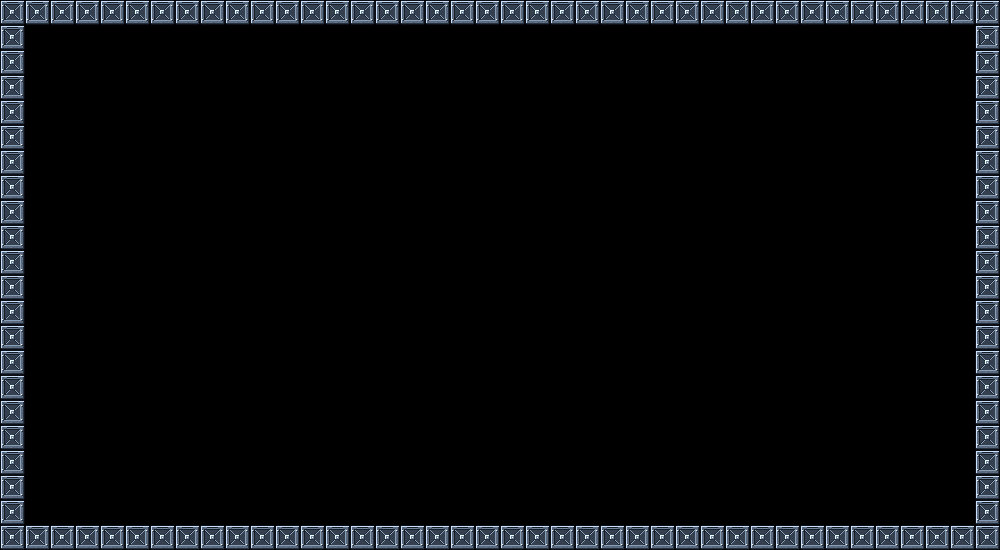

A level layout from a 2D game, rendered from its tile map. Below: a short description, then the map file with its tile-grid data intact:
An orthogonal 40x22 tile map with 25x25 px tiles, 4 tile layers (Fondo, Plataformas, Peligros, Decoracion).

<map version="1.10" tiledversion="1.10.2" orientation="orthogonal" renderorder="right-down" width="40" height="22" tilewidth="25" tileheight="25" infinite="0" nextlayerid="5" nextobjectid="1">
 <tileset firstgid="1" source="nivel4_metal.tsx" />
 <layer id="1" name="Fondo" width="40" height="22">
  <data encoding="csv">
0,0,0,0,0,0,0,0,0,0,0,0,0,0,0,0,0,0,0,0,0,0,0,0,0,0,0,0,0,0,0,0,0,0,0,0,0,0,0,0,
0,0,0,0,0,0,0,0,0,0,0,0,0,0,0,0,0,0,0,0,0,0,0,0,0,0,0,0,0,0,0,0,0,0,0,0,0,0,0,0,
0,0,0,0,0,0,0,0,0,0,0,0,0,0,0,0,0,0,0,0,0,0,0,0,0,0,0,0,0,0,0,0,0,0,0,0,0,0,0,0,
0,0,0,0,0,0,0,0,0,0,0,0,0,0,0,0,0,0,0,0,0,0,0,0,0,0,0,0,0,0,0,0,0,0,0,0,0,0,0,0,
0,0,0,0,0,0,0,0,0,0,0,0,0,0,0,0,0,0,0,0,0,0,0,0,0,0,0,0,0,0,0,0,0,0,0,0,0,0,0,0,
0,0,0,0,0,0,0,0,0,0,0,0,0,0,0,0,0,0,0,0,0,0,0,0,0,0,0,0,0,0,0,0,0,0,0,0,0,0,0,0,
0,0,0,0,0,0,0,0,0,0,0,0,0,0,0,0,0,0,0,0,0,0,0,0,0,0,0,0,0,0,0,0,0,0,0,0,0,0,0,0,
0,0,0,0,0,0,0,0,0,0,0,0,0,0,0,0,0,0,0,0,0,0,0,0,0,0,0,0,0,0,0,0,0,0,0,0,0,0,0,0,
0,0,0,0,0,0,0,0,0,0,0,0,0,0,0,0,0,0,0,0,0,0,0,0,0,0,0,0,0,0,0,0,0,0,0,0,0,0,0,0,
0,0,0,0,0,0,0,0,0,0,0,0,0,0,0,0,0,0,0,0,0,0,0,0,0,0,0,0,0,0,0,0,0,0,0,0,0,0,0,0,
0,0,0,0,0,0,0,0,0,0,0,0,0,0,0,0,0,0,0,0,0,0,0,0,0,0,0,0,0,0,0,0,0,0,0,0,0,0,0,0,
0,0,0,0,0,0,0,0,0,0,0,0,0,0,0,0,0,0,0,0,0,0,0,0,0,0,0,0,0,0,0,0,0,0,0,0,0,0,0,0,
0,0,0,0,0,0,0,0,0,0,0,0,0,0,0,0,0,0,0,0,0,0,0,0,0,0,0,0,0,0,0,0,0,0,0,0,0,0,0,0,
0,0,0,0,0,0,0,0,0,0,0,0,0,0,0,0,0,0,0,0,0,0,0,0,0,0,0,0,0,0,0,0,0,0,0,0,0,0,0,0,
0,0,0,0,0,0,0,0,0,0,0,0,0,0,0,0,0,0,0,0,0,0,0,0,0,0,0,0,0,0,0,0,0,0,0,0,0,0,0,0,
0,0,0,0,0,0,0,0,0,0,0,0,0,0,0,0,0,0,0,0,0,0,0,0,0,0,0,0,0,0,0,0,0,0,0,0,0,0,0,0,
0,0,0,0,0,0,0,0,0,0,0,0,0,0,0,0,0,0,0,0,0,0,0,0,0,0,0,0,0,0,0,0,0,0,0,0,0,0,0,0,
0,0,0,0,0,0,0,0,0,0,0,0,0,0,0,0,0,0,0,0,0,0,0,0,0,0,0,0,0,0,0,0,0,0,0,0,0,0,0,0,
0,0,0,0,0,0,0,0,0,0,0,0,0,0,0,0,0,0,0,0,0,0,0,0,0,0,0,0,0,0,0,0,0,0,0,0,0,0,0,0,
0,0,0,0,0,0,0,0,0,0,0,0,0,0,0,0,0,0,0,0,0,0,0,0,0,0,0,0,0,0,0,0,0,0,0,0,0,0,0,0,
0,0,0,0,0,0,0,0,0,0,0,0,0,0,0,0,0,0,0,0,0,0,0,0,0,0,0,0,0,0,0,0,0,0,0,0,0,0,0,0,
0,0,0,0,0,0,0,0,0,0,0,0,0,0,0,0,0,0,0,0,0,0,0,0,0,0,0,0,0,0,0,0,0,0,0,0,0,0,0,0
  </data>
 </layer>
 <layer id="2" name="Plataformas" width="40" height="22">
  <data encoding="csv">
1,1,1,1,1,1,1,1,1,1,1,1,1,1,1,1,1,1,1,1,1,1,1,1,1,1,1,1,1,1,1,1,1,1,1,1,1,1,1,1,
1,0,0,0,0,0,0,0,0,0,0,0,0,0,0,0,0,0,0,0,0,0,0,0,0,0,0,0,0,0,0,0,0,0,0,0,0,0,0,1,
1,0,0,0,0,0,0,0,0,0,0,0,0,0,0,0,0,0,0,0,0,0,0,0,0,0,0,0,0,0,0,0,0,0,0,0,0,0,0,1,
1,0,0,0,0,0,0,0,0,0,0,0,0,0,0,0,0,0,0,0,0,0,0,0,0,0,0,0,0,0,0,0,0,0,0,0,0,0,0,1,
1,0,0,0,0,0,0,0,0,0,0,0,0,0,0,0,0,0,0,0,0,0,0,0,0,0,0,0,0,0,0,0,0,0,0,0,0,0,0,1,
1,0,0,0,0,0,0,0,0,0,0,0,0,0,0,0,0,0,0,0,0,0,0,0,0,0,0,0,0,0,0,0,0,0,0,0,0,0,0,1,
1,0,0,0,0,0,0,0,0,0,0,0,0,0,0,0,0,0,0,0,0,0,0,0,0,0,0,0,0,0,0,0,0,0,0,0,0,0,0,1,
1,0,0,0,0,0,0,0,0,0,0,0,0,0,0,0,0,0,0,0,0,0,0,0,0,0,0,0,0,0,0,0,0,0,0,0,0,0,0,1,
1,0,0,0,0,0,0,0,0,0,0,0,0,0,0,0,0,0,0,0,0,0,0,0,0,0,0,0,0,0,0,0,0,0,0,0,0,0,0,1,
1,0,0,0,0,0,0,0,0,0,0,0,0,0,0,0,0,0,0,0,0,0,0,0,0,0,0,0,0,0,0,0,0,0,0,0,0,0,0,1,
1,0,0,0,0,0,0,0,0,0,0,0,0,0,0,0,0,0,0,0,0,0,0,0,0,0,0,0,0,0,0,0,0,0,0,0,0,0,0,1,
1,0,0,0,0,0,0,0,0,0,0,0,0,0,0,0,0,0,0,0,0,0,0,0,0,0,0,0,0,0,0,0,0,0,0,0,0,0,0,1,
1,0,0,0,0,0,0,0,0,0,0,0,0,0,0,0,0,0,0,0,0,0,0,0,0,0,0,0,0,0,0,0,0,0,0,0,0,0,0,1,
1,0,0,0,0,0,0,0,0,0,0,0,0,0,0,0,0,0,0,0,0,0,0,0,0,0,0,0,0,0,0,0,0,0,0,0,0,0,0,1,
1,0,0,0,0,0,0,0,0,0,0,0,0,0,0,0,0,0,0,0,0,0,0,0,0,0,0,0,0,0,0,0,0,0,0,0,0,0,0,1,
1,0,0,0,0,0,0,0,0,0,0,0,0,0,0,0,0,0,0,0,0,0,0,0,0,0,0,0,0,0,0,0,0,0,0,0,0,0,0,1,
1,0,0,0,0,0,0,0,0,0,0,0,0,0,0,0,0,0,0,0,0,0,0,0,0,0,0,0,0,0,0,0,0,0,0,0,0,0,0,1,
1,0,0,0,0,0,0,0,0,0,0,0,0,0,0,0,0,0,0,0,0,0,0,0,0,0,0,0,0,0,0,0,0,0,0,0,0,0,0,1,
1,0,0,0,0,0,0,0,0,0,0,0,0,0,0,0,0,0,0,0,0,0,0,0,0,0,0,0,0,0,0,0,0,0,0,0,0,0,0,1,
1,0,0,0,0,0,0,0,0,0,0,0,0,0,0,0,0,0,0,0,0,0,0,0,0,0,0,0,0,0,0,0,0,0,0,0,0,0,0,1,
1,0,0,0,0,0,0,0,0,0,0,0,0,0,0,0,0,0,0,0,0,0,0,0,0,0,0,0,0,0,0,0,0,0,0,0,0,0,0,1,
1,1,1,1,1,1,1,1,1,1,1,1,1,1,1,1,1,1,1,1,1,1,1,1,1,1,1,1,1,1,1,1,1,1,1,1,1,1,1,1
  </data>
 </layer>
 <layer id="3" name="Peligros" width="40" height="22">
  <data encoding="csv">
0,0,0,0,0,0,0,0,0,0,0,0,0,0,0,0,0,0,0,0,0,0,0,0,0,0,0,0,0,0,0,0,0,0,0,0,0,0,0,0,
0,0,0,0,0,0,0,0,0,0,0,0,0,0,0,0,0,0,0,0,0,0,0,0,0,0,0,0,0,0,0,0,0,0,0,0,0,0,0,0,
0,0,0,0,0,0,0,0,0,0,0,0,0,0,0,0,0,0,0,0,0,0,0,0,0,0,0,0,0,0,0,0,0,0,0,0,0,0,0,0,
0,0,0,0,0,0,0,0,0,0,0,0,0,0,0,0,0,0,0,0,0,0,0,0,0,0,0,0,0,0,0,0,0,0,0,0,0,0,0,0,
0,0,0,0,0,0,0,0,0,0,0,0,0,0,0,0,0,0,0,0,0,0,0,0,0,0,0,0,0,0,0,0,0,0,0,0,0,0,0,0,
0,0,0,0,0,0,0,0,0,0,0,0,0,0,0,0,0,0,0,0,0,0,0,0,0,0,0,0,0,0,0,0,0,0,0,0,0,0,0,0,
0,0,0,0,0,0,0,0,0,0,0,0,0,0,0,0,0,0,0,0,0,0,0,0,0,0,0,0,0,0,0,0,0,0,0,0,0,0,0,0,
0,0,0,0,0,0,0,0,0,0,0,0,0,0,0,0,0,0,0,0,0,0,0,0,0,0,0,0,0,0,0,0,0,0,0,0,0,0,0,0,
0,0,0,0,0,0,0,0,0,0,0,0,0,0,0,0,0,0,0,0,0,0,0,0,0,0,0,0,0,0,0,0,0,0,0,0,0,0,0,0,
0,0,0,0,0,0,0,0,0,0,0,0,0,0,0,0,0,0,0,0,0,0,0,0,0,0,0,0,0,0,0,0,0,0,0,0,0,0,0,0,
0,0,0,0,0,0,0,0,0,0,0,0,0,0,0,0,0,0,0,0,0,0,0,0,0,0,0,0,0,0,0,0,0,0,0,0,0,0,0,0,
0,0,0,0,0,0,0,0,0,0,0,0,0,0,0,0,0,0,0,0,0,0,0,0,0,0,0,0,0,0,0,0,0,0,0,0,0,0,0,0,
0,0,0,0,0,0,0,0,0,0,0,0,0,0,0,0,0,0,0,0,0,0,0,0,0,0,0,0,0,0,0,0,0,0,0,0,0,0,0,0,
0,0,0,0,0,0,0,0,0,0,0,0,0,0,0,0,0,0,0,0,0,0,0,0,0,0,0,0,0,0,0,0,0,0,0,0,0,0,0,0,
0,0,0,0,0,0,0,0,0,0,0,0,0,0,0,0,0,0,0,0,0,0,0,0,0,0,0,0,0,0,0,0,0,0,0,0,0,0,0,0,
0,0,0,0,0,0,0,0,0,0,0,0,0,0,0,0,0,0,0,0,0,0,0,0,0,0,0,0,0,0,0,0,0,0,0,0,0,0,0,0,
0,0,0,0,0,0,0,0,0,0,0,0,0,0,0,0,0,0,0,0,0,0,0,0,0,0,0,0,0,0,0,0,0,0,0,0,0,0,0,0,
0,0,0,0,0,0,0,0,0,0,0,0,0,0,0,0,0,0,0,0,0,0,0,0,0,0,0,0,0,0,0,0,0,0,0,0,0,0,0,0,
0,0,0,0,0,0,0,0,0,0,0,0,0,0,0,0,0,0,0,0,0,0,0,0,0,0,0,0,0,0,0,0,0,0,0,0,0,0,0,0,
0,0,0,0,0,0,0,0,0,0,0,0,0,0,0,0,0,0,0,0,0,0,0,0,0,0,0,0,0,0,0,0,0,0,0,0,0,0,0,0,
0,0,0,0,0,0,0,0,0,0,0,0,0,0,0,0,0,0,0,0,0,0,0,0,0,0,0,0,0,0,0,0,0,0,0,0,0,0,0,0,
0,0,0,0,0,0,0,0,0,0,0,0,0,0,0,0,0,0,0,0,0,0,0,0,0,0,0,0,0,0,0,0,0,0,0,0,0,0,0,0
  </data>
 </layer>
 <layer id="4" name="Decoracion" width="40" height="22">
  <data encoding="csv">
0,0,0,0,0,0,0,0,0,0,0,0,0,0,0,0,0,0,0,0,0,0,0,0,0,0,0,0,0,0,0,0,0,0,0,0,0,0,0,0,
0,0,0,0,0,0,0,0,0,0,0,0,0,0,0,0,0,0,0,0,0,0,0,0,0,0,0,0,0,0,0,0,0,0,0,0,0,0,0,0,
0,0,0,0,0,0,0,0,0,0,0,0,0,0,0,0,0,0,0,0,0,0,0,0,0,0,0,0,0,0,0,0,0,0,0,0,0,0,0,0,
0,0,0,0,0,0,0,0,0,0,0,0,0,0,0,0,0,0,0,0,0,0,0,0,0,0,0,0,0,0,0,0,0,0,0,0,0,0,0,0,
0,0,0,0,0,0,0,0,0,0,0,0,0,0,0,0,0,0,0,0,0,0,0,0,0,0,0,0,0,0,0,0,0,0,0,0,0,0,0,0,
0,0,0,0,0,0,0,0,0,0,0,0,0,0,0,0,0,0,0,0,0,0,0,0,0,0,0,0,0,0,0,0,0,0,0,0,0,0,0,0,
0,0,0,0,0,0,0,0,0,0,0,0,0,0,0,0,0,0,0,0,0,0,0,0,0,0,0,0,0,0,0,0,0,0,0,0,0,0,0,0,
0,0,0,0,0,0,0,0,0,0,0,0,0,0,0,0,0,0,0,0,0,0,0,0,0,0,0,0,0,0,0,0,0,0,0,0,0,0,0,0,
0,0,0,0,0,0,0,0,0,0,0,0,0,0,0,0,0,0,0,0,0,0,0,0,0,0,0,0,0,0,0,0,0,0,0,0,0,0,0,0,
0,0,0,0,0,0,0,0,0,0,0,0,0,0,0,0,0,0,0,0,0,0,0,0,0,0,0,0,0,0,0,0,0,0,0,0,0,0,0,0,
0,0,0,0,0,0,0,0,0,0,0,0,0,0,0,0,0,0,0,0,0,0,0,0,0,0,0,0,0,0,0,0,0,0,0,0,0,0,0,0,
0,0,0,0,0,0,0,0,0,0,0,0,0,0,0,0,0,0,0,0,0,0,0,0,0,0,0,0,0,0,0,0,0,0,0,0,0,0,0,0,
0,0,0,0,0,0,0,0,0,0,0,0,0,0,0,0,0,0,0,0,0,0,0,0,0,0,0,0,0,0,0,0,0,0,0,0,0,0,0,0,
0,0,0,0,0,0,0,0,0,0,0,0,0,0,0,0,0,0,0,0,0,0,0,0,0,0,0,0,0,0,0,0,0,0,0,0,0,0,0,0,
0,0,0,0,0,0,0,0,0,0,0,0,0,0,0,0,0,0,0,0,0,0,0,0,0,0,0,0,0,0,0,0,0,0,0,0,0,0,0,0,
0,0,0,0,0,0,0,0,0,0,0,0,0,0,0,0,0,0,0,0,0,0,0,0,0,0,0,0,0,0,0,0,0,0,0,0,0,0,0,0,
0,0,0,0,0,0,0,0,0,0,0,0,0,0,0,0,0,0,0,0,0,0,0,0,0,0,0,0,0,0,0,0,0,0,0,0,0,0,0,0,
0,0,0,0,0,0,0,0,0,0,0,0,0,0,0,0,0,0,0,0,0,0,0,0,0,0,0,0,0,0,0,0,0,0,0,0,0,0,0,0,
0,0,0,0,0,0,0,0,0,0,0,0,0,0,0,0,0,0,0,0,0,0,0,0,0,0,0,0,0,0,0,0,0,0,0,0,0,0,0,0,
0,0,0,0,0,0,0,0,0,0,0,0,0,0,0,0,0,0,0,0,0,0,0,0,0,0,0,0,0,0,0,0,0,0,0,0,0,0,0,0,
0,0,0,0,0,0,0,0,0,0,0,0,0,0,0,0,0,0,0,0,0,0,0,0,0,0,0,0,0,0,0,0,0,0,0,0,0,0,0,0,
0,0,0,0,0,0,0,0,0,0,0,0,0,0,0,0,0,0,0,0,0,0,0,0,0,0,0,0,0,0,0,0,0,0,0,0,0,0,0,0
  </data>
 </layer>
</map>
